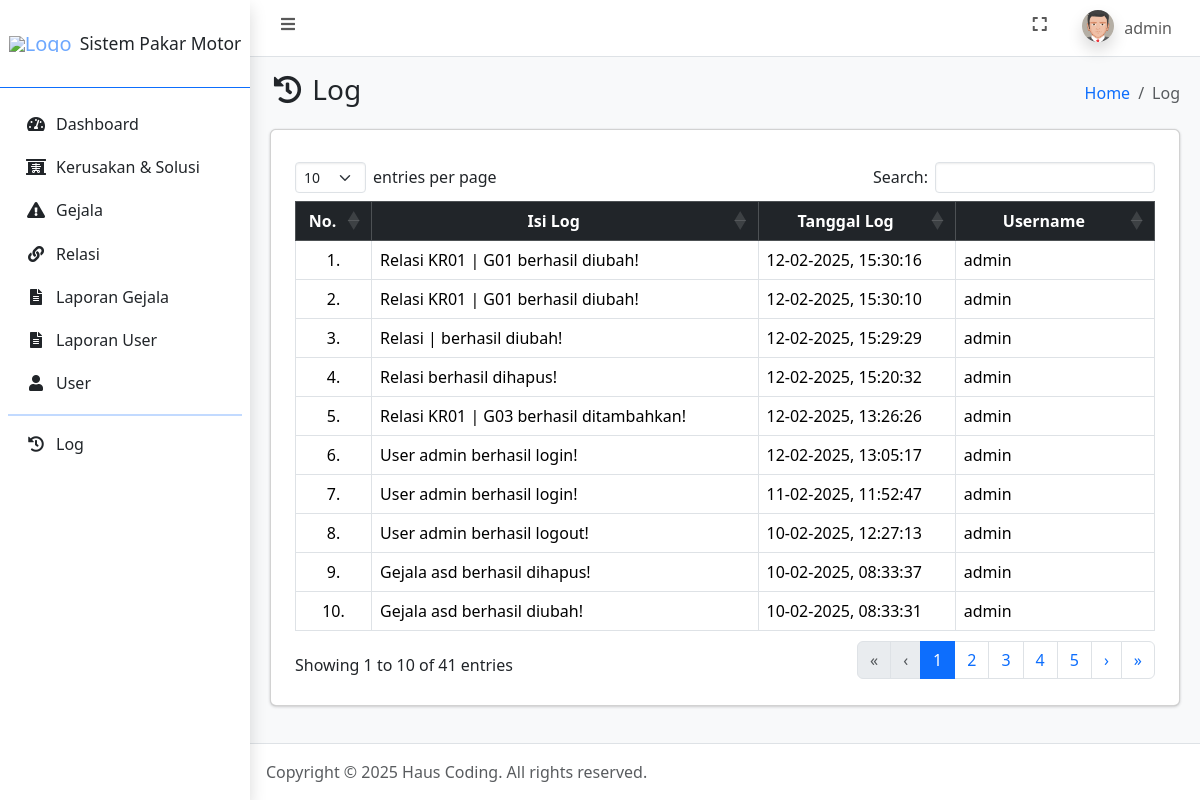
The app's page /log.php (signed in) with its own data.
### tables this page shows
CREATE TABLE `user` (
  `id_user` int(11) NOT NULL,
  `username` varchar(100) NOT NULL,
  `password` varchar(255) NOT NULL,
  `jabatan` enum('admin','pelanggan') NOT NULL,
  `nama` varchar(100) NOT NULL,
  `jenis_kelamin` enum('laki-laki','perempuan') NOT NULL,
  `alamat` text NOT NULL,
  `foto` text NOT NULL,
  `dibuat_pada` timestamp NOT NULL DEFAULT current_timestamp()
);

CREATE TABLE `log` (
  `id_log` int(11) NOT NULL,
  `isi_log` text NOT NULL,
  `tgl_log` timestamp NOT NULL DEFAULT current_timestamp(),
  `id_user` int(11) NOT NULL
);

### connection.php (called while the page is built, shortened)
<?php
	$host = 'localhost';
	$user = 'root';
	$pass = '';
	$database = 'sistem_pakar_motor';
	$conn = mysqli_connect($host, $user, $pass, $database);
    if (isset($_SESSION['id_user'])) {
    	$id_user = $_SESSION['id_user'];
		$dataUser = mysqli_fetch_assoc(mysqli_query($conn, "SELECT * FROM user WHERE id_user = $id_user"));
	}
?>

### log.php (the view, shortened to what this page needs)
<?php
    require_once 'connection.php';
    $log = mysqli_query($conn, "SELECT * FROM log LEFT JOIN user ON log.id_user = user.id_user ORDER BY tgl_log DESC");
?>
<!DOCTYPE html>
<html lang="en">
<head>
    <?php include_once 'include/head.php'; ?>
</head>
<body class="layout-fixed sidebar-expand-lg bg-body-tertiary">
    <div class="app-wrapper">
        <?php include_once 'include/navbar.php'; ?>
        <?php include_once 'include/sidebar.php'; ?>
        <main class="app-main">
            <div class="app-content-header">
                <div class="container-fluid">
                    <div class="row">
                        <div class="col-sm-6">
                            <h3 class="mb-0"><i class="nav-icon fas fa-fw fa-history"></i> Log</h3>
                        </div>
                        <div class="col-sm-6">
                            <ol class="breadcrumb float-sm-end">
                                <li class="breadcrumb-item"><a href="index.php">Home</a></li>
                                <li class="breadcrumb-item active" aria-current="page">
                                    Log
                                </li>
                            </ol>
                        </div>
                    </div>
                </div>
            </div>
            <div class="app-content">
                <div class="container-fluid">
                    <div class="card">
                        <div class="card-body">
                            <div class="table-responsive p-2">
                                <table class="table table-bordered" id="table_id">
                                    <thead class="table-dark">
                                        <tr>
                                            <th class="text-center align-middle">No.</th>
                                            <th class="text-center align-middle">Isi Log</th>
                                            <th class="text-center align-middle">Tanggal Log</th>
                                            <th class="text-center align-middle">Username</th>
                                        </tr>
                                    </thead>
                                    <tbody>
                                        <?php $i = 1; ?>
                                        <?php foreach ($log as $dl): ?>
                                            <tr>
                                                <td class="text-center align-middle"><?= $i++; ?>.</td>
                                                <td class="align-middle"><?= $dl['isi_log']; ?></td>
                                                <td class="align-middle"><?= date('d-m-Y, H:i:s', strtotime($dl['tgl_log']));; ?></td>
                                                <td class="align-middle"><?= ($dl['username']) ? $dl['username'] : 'User sudah terhapus'; ?></td>
                                            </tr>
                                        <?php endforeach ?>
                                    </tbody>
                                </table>
                            </div>
                        </div>
                    </div>
                </div>
            </div>
        </main>
        <?php include_once 'include/footer.php'; ?>
    </div>
</body>
</html>

### include/head.php (shortened to what this page needs)
<link rel="stylesheet" href="https://cdn.jsdelivr.net/npm/@fontsource/source-sans-3@5.0.12/index.css">
<link rel="stylesheet" href="assets/vendor/fontawesome/css/all.min.css">
<link rel="stylesheet" href="assets/vendor/datatables/css/dataTables.bootstrap5.css">
<link rel="stylesheet" href="assets/vendor/select2/css/select2.min.css">
<link rel="stylesheet" href="assets/vendor/select2/css/select2-bootstrap4.min.css">
<link rel="stylesheet" href="css/overlayscrollbars.min.css">
<link rel="stylesheet" href="css/adminlte.css">

### include/navbar.php (shortened to what this page needs)
<nav class="app-header navbar navbar-expand bg-body">
    <div class="container-fluid">
        <ul class="navbar-nav">
            <li class="nav-item"> <a class="nav-link" data-lte-toggle="sidebar" href="#" role="button"> <i class="fas fa-fw fa-bars"></i> </a> </li>
        </ul>
        <ul class="navbar-nav ms-auto">
            <li class="nav-item"> <a class="nav-link" href="#" data-lte-toggle="fullscreen"> <i data-lte-icon="maximize" class="fas fa-fw fa-expand"></i> </a> </li>
            <li class="nav-item dropdown user-menu">
                <a href="#" class="nav-link dropdown-toggle" data-bs-toggle="dropdown" aria-expanded="false">
                    <img src="assets/img/profiles/<?= $dataUser['foto']; ?>" class="user-image rounded-circle shadow" alt="User Image">
                    <span class="d-none d-md-inline"><?= $dataUser['username']; ?></span>
                </a>
            </li>
        </ul>
    </div>
</nav>

### include/sidebar.php (shortened to what this page needs)
<aside class="app-sidebar bg-white shadow" data-bs-theme="dark">
    <div class="sidebar-brand border-primary border-bottom">
        <a href="index.php" class="brand-link">
            <img src="assets/img/properties/logo.png" alt="Logo" class="brand-image-xl">
            <span class="brand-text fw-light text-dark small text-wrap">Sistem Pakar Motor</span>
        </a>
    </div>
    <div class="sidebar-wrapper">
        <nav class="mt-2">
            <ul class="nav sidebar-menu flex-column" data-lte-toggle="treeview" role="menu" data-accordion="false">
                <li class="nav-item">
                    <a href="index.php" class="nav-link text-dark <?= ($_SERVER['REQUEST_URI'] == '/sistem_pakar_motor/index.php') ? 'active' : ''; ?>"> <i class="nav-icon fas fa-fw fa-tachometer-alt"></i>
                        <p>Dashboard</p>
                    </a>
                </li>
                <li class="nav-item">
                    <a href="kerusakan_solusi.php" class="nav-link text-dark <?= ($_SERVER['REQUEST_URI'] == '/sistem_pakar_motor/kerusakan_solusi.php') ? 'active' : ''; ?>"> <i class="nav-icon fas fa-fw fa-x-ray"></i>
                        <p>Kerusakan & Solusi</p>
                    </a>
                </li>
                <li class="nav-item">
                    <a href="gejala.php" class="nav-link text-dark <?= ($_SERVER['REQUEST_URI'] == '/sistem_pakar_motor/gejala.php') ? 'active' : ''; ?>"> <i class="nav-icon fas fa-fw fa-exclamation-triangle"></i>
                        <p>Gejala</p>
                    </a>
                </li>
                <li class="nav-item">
                    <a href="relasi.php" class="nav-link text-dark <?= ($_SERVER['REQUEST_URI'] == '/sistem_pakar_motor/relasi.php') ? 'active' : ''; ?>"> <i class="nav-icon fas fa-fw fa-link"></i>
                        <p>Relasi</p>
                    </a>
                </li>
                <li class="nav-item">
                    <a href="laporan_gejala.php" class="nav-link text-dark <?= ($_SERVER['REQUEST_URI'] == '/sistem_pakar_motor/laporan_gejala.php') ? 'active' : ''; ?>"> <i class="nav-icon fas fa-fw fa-file-alt"></i>
                        <p>Laporan Gejala</p>
                    </a>
                </li>
                <li class="nav-item">
                    <a href="laporan_user.php" class="nav-link text-dark <?= ($_SERVER['REQUEST_URI'] == '/sistem_pakar_motor/laporan_user.php') ? 'active' : ''; ?>"> <i class="nav-icon fas fa-fw fa-file-alt"></i>
                        <p>Laporan User</p>
                    </a>
                </li>
                <li class="nav-item">
                    <a href="user.php" class="nav-link text-dark <?= ($_SERVER['REQUEST_URI'] == '/sistem_pakar_motor/user.php') ? 'active' : ''; ?>"> <i class="nav-icon fas fa-fw fa-user"></i>
                        <p>User</p>
                    </a>
                </li>
                <hr class="sidebar-divider">
                <li class="nav-item">
                    <a href="log.php" class="nav-link text-dark <?= ($_SERVER['REQUEST_URI'] == '/sistem_pakar_motor/log.php') ? 'active' : ''; ?>"> <i class="nav-icon fas fa-fw fa-history"></i>
                        <p>Log</p>
                    </a>
                </li>
            </ul>
        </nav>
    </div>
</aside>

### include/footer.php (shortened to what this page needs)
<footer class="app-footer">
        Copyright &copy; 2025 Haus Coding.
    All rights reserved.
</footer>

### records on screen
user: foto (placeholder picture), username "admin"
log: isi_log "Relasi KR01 | G01 berhasil diubah!", tgl_log "12-02-2025, 15:30:16", id_user.username "admin"
log: isi_log "Relasi KR01 | G01 berhasil diubah!", tgl_log "12-02-2025, 15:30:10", id_user.username "admin"
log: isi_log "Relasi | berhasil diubah!", tgl_log "12-02-2025, 15:29:29", id_user.username "admin"
log: isi_log "Relasi berhasil dihapus!", tgl_log "12-02-2025, 15:20:32", id_user.username "admin"
log: isi_log "Relasi KR01 | G03 berhasil ditambahkan!", tgl_log "12-02-2025, 13:26:26", id_user.username "admin"
log: isi_log "User admin berhasil login!", tgl_log "12-02-2025, 13:05:17", id_user.username "admin"
log: isi_log "User admin berhasil login!", tgl_log "11-02-2025, 11:52:47", id_user.username "admin"
log: isi_log "User admin berhasil logout!", tgl_log "10-02-2025, 12:27:13", id_user.username "admin"
log: isi_log "Gejala asd berhasil dihapus!", tgl_log "10-02-2025, 08:33:37", id_user.username "admin"
log: isi_log "Gejala asd berhasil diubah!", tgl_log "10-02-2025, 08:33:31", id_user.username "admin"
